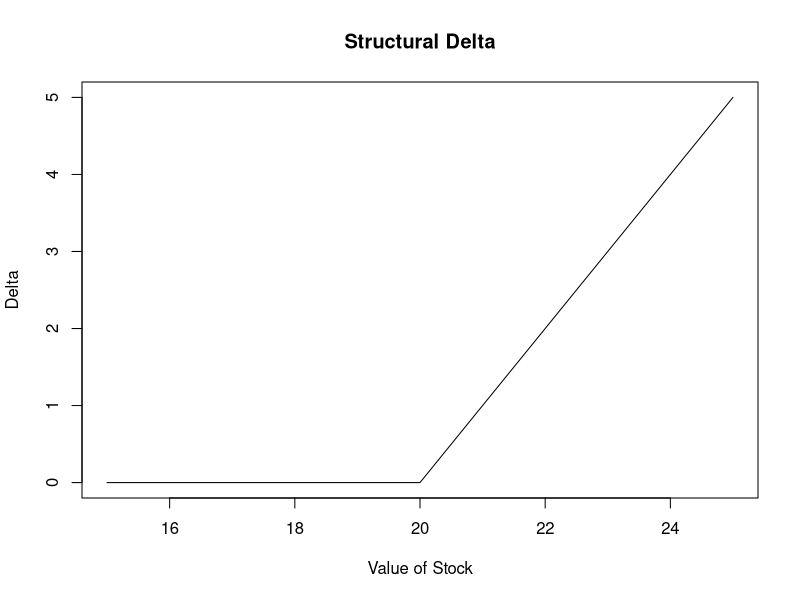
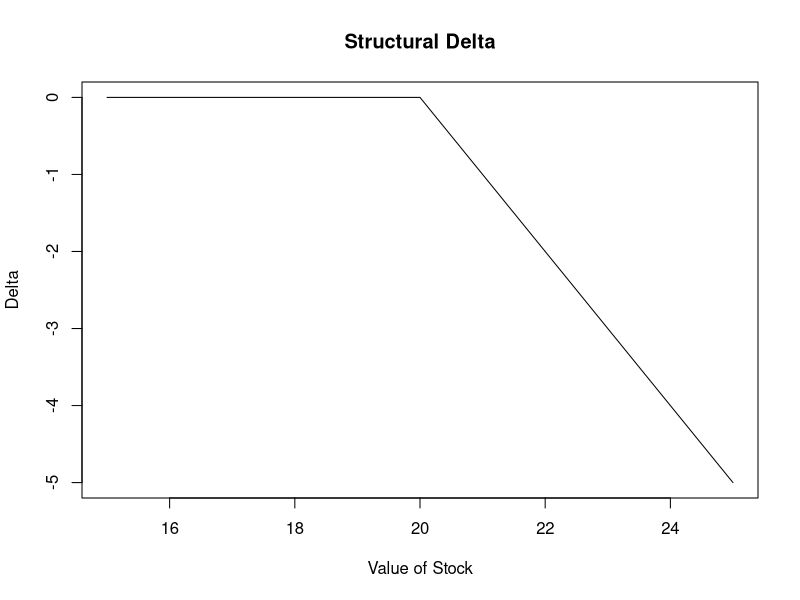
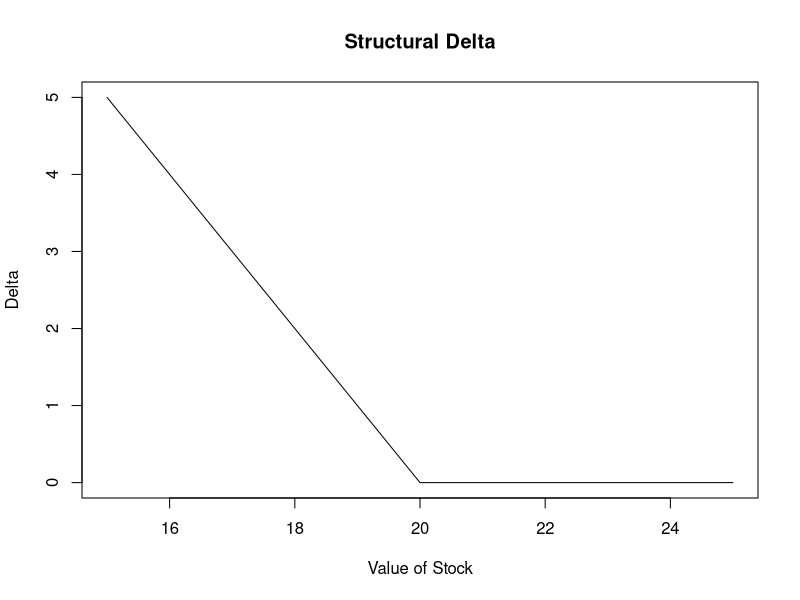
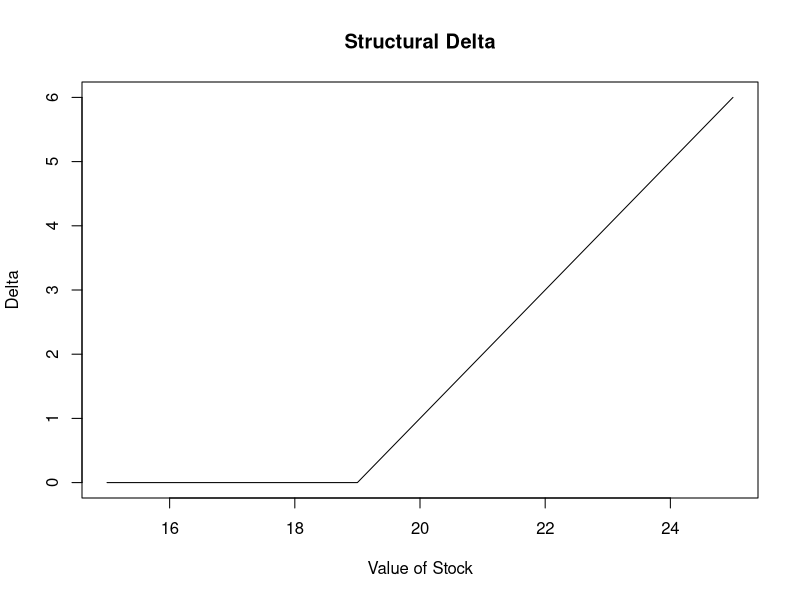
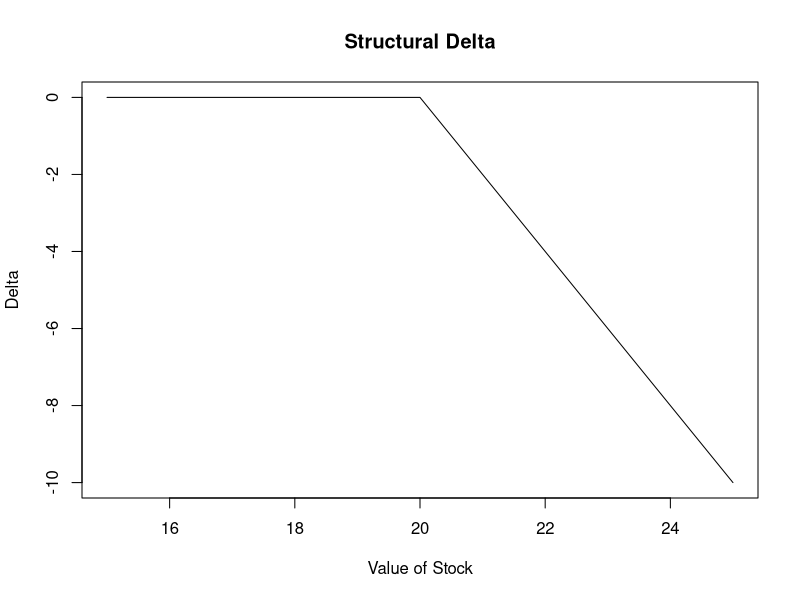
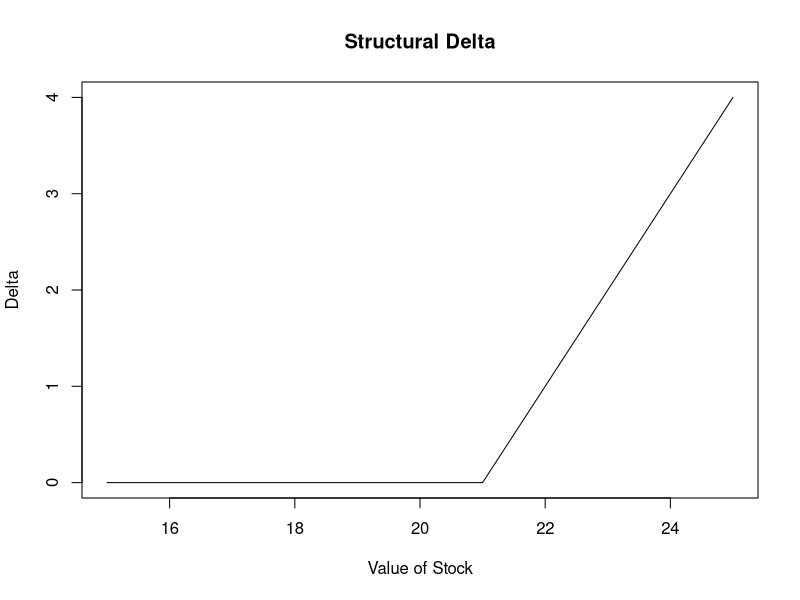
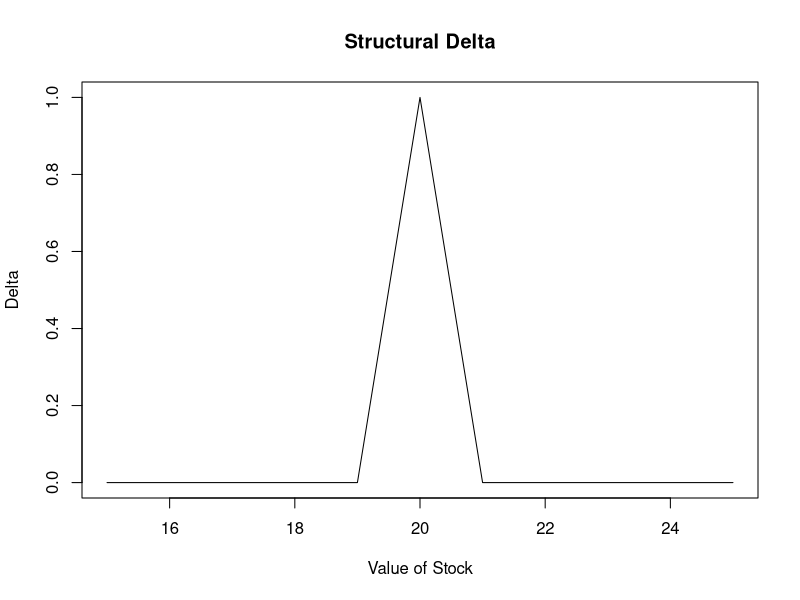
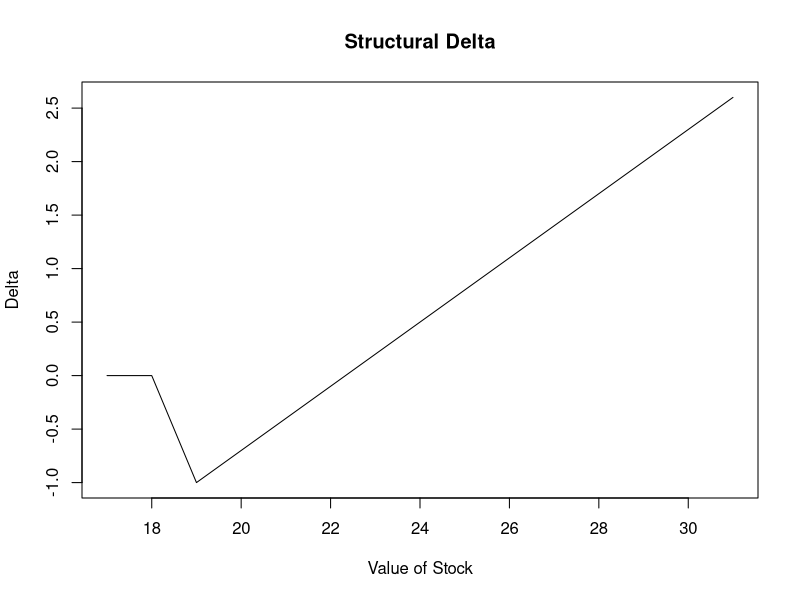

Write R code to recreate these figures, in order. (Note: this script raises an error after producing the figures.)
#
# Ensaio para curva de Delta Estrutural
#

#install.packages("ggplot2")
library(ggplot2)

callBuy <- function(nValStock, nValStrike) { 
  ifelse (nValStrike < nValStock, nValStock - nValStrike, 0)
}
callSell <- function(nValStock, nValStrike) { 
  (callBuy(nValStock, nValStrike) * -1)
} 
putBuy <- function(nValStock, nValStrike) { 
  ifelse (nValStrike > nValStock, nValStrike - nValStock, 0)
}
putSell <- function(nValStock, nValStrike) { 
  (putBuy(nValStock, nValStrike) * -1)
}

print(callBuy(20, 17))
print(callSell(20, 17))
print(callBuy(17, 20))
print(callSell(17, 20))
print(callBuy(20, 19.96))
print(callSell(20, 19.96))
print(callBuy(19.96, 20))
print(callSell(19.96, 20))

print(putBuy(20, 17))
print(putSell(20, 17))
print(putBuy(17, 20))
print(putSell(17, 20))
print(putBuy(20, 19.96))
print(putSell(20, 19.96))
print(putBuy(19.96, 20))
print(putSell(19.96, 20))

nStrike <- 20.0
lStock <- seq((nStrike-5), (nStrike+5), by=0.01)
lStock

lDelta <- callBuy(lStock, nStrike)
plot(x = lStock,
     y = lDelta, 
     type = 'l', 
     main = "Structural Delta",
     xlab = "Value of Stock",
     ylab = "Delta")
lDelta <- callSell(lStock, nStrike)
plot(lDelta~lStock,
     type = 'l', 
     main = "Structural Delta",
     xlab = "Value of Stock",
     ylab = "Delta")

lDelta <- putBuy(lStock, nStrike)
plot(x = lStock,
     y = lDelta, 
     type = 'l', 
     main = "Structural Delta",
     xlab = "Value of Stock",
     ylab = "Delta")

nAsa1 <- nStrike -1
nMiolo <- nStrike
nAsa2 <- nStrike +1

lAsa1 <- callBuy(lStock, nAsa1)
lMiolo <- callSell(lStock, nMiolo) * 2
lAsa2 <- callBuy(lStock, nAsa2)
lBb <- (lAsa1 + lMiolo + lAsa2)
plot(x = lStock,
     y = lAsa1, 
     type = 'l', 
     main = "Structural Delta",
     xlab = "Value of Stock",
     ylab = "Delta")
plot(x = lStock,
     y = lMiolo, 
     type = 'l', 
     main = "Structural Delta",
     xlab = "Value of Stock",
     ylab = "Delta")
plot(x = lStock,
     y = lAsa2, 
     type = 'l', 
     main = "Structural Delta",
     xlab = "Value of Stock",
     ylab = "Delta")

lBb <- (callBuy(lStock, nAsa1) + callSell(lStock, nMiolo) * 2 + callBuy(lStock, nAsa2))
plot(x = lStock,
     y = lBb, 
     type = 'l', 
     main = "Structural Delta",
     xlab = "Value of Stock",
     ylab = "Delta")

lStock <- seq(17, 31, by=0.01)
lHA <- (callSell(lStock, 18) + callBuy(lStock, 19) * 1.3)
plot(x = lStock,
     y = lHA, 
     type = 'l', 
     main = "Structural Delta",
     xlab = "Value of Stock",
     ylab = "Delta")
dfHA <- data.frame(Stock=lStock, Delta=lHA)
View(dfHA)
ggplot(dfHA, aes(Stock, Delta))+
  geom_line()

lStock <- seq(17, 21, by=0.01)
lTA <- (callBuy(lStock, 18) + callSell(lStock, 20))
plot(x = lStock,
     y = lTA, 
     type = 'l', 
     main = "Structural Delta of TA",
     xlab = "Value of Stock",
     ylab = "Delta")

dfTA <- data.frame(Stock=lStock, Delta=lTA)
ggplot(dfTA, aes(Stock, Delta))+
  geom_line()

lStock <- seq(15, 30, by=0.01)
lRatio <- (callBuy(lStock, 20) + callSell(lStock, 23) * 2 + callBuy(lStock, 24))
plot(x = lStock,
     y = lRatio, 
     type = 'l', 
     main = "Structural Delta of TA",
     xlab = "Value of Stock",
     ylab = "Delta")

dfRatio <- data.frame(Stock=lStock, Delta=lRatio)
ggplot(dfRatio, aes(Stock, Delta))+
  geom_line()

lStock <- seq(15, 30, by=0.01)
lRatio <- (callBuy(lStock, 20) + callSell(lStock, 23) * 2 + callBuy(lStock, 24) +
           callBuy(lStock, 21) + callSell(lStock, 22) * 2 + callBuy(lStock, 25) +
           callBuy(lStock, 22) + callSell(lStock, 25) * 2 + callBuy(lStock, 26))
plot(x = lStock,
     y = lRatio, 
     type = 'l', 
     main = "Structural Delta of TA",
     xlab = "Value of Stock",
     ylab = "Delta")

dfRatio <- data.frame(Stock=lStock, Delta=lRatio)
ggplot(dfRatio, aes(Stock, Delta))+
  geom_line()


#
# Iron Condor
#
lStock <- seq(12, 17, by=0.01)
lIronCondor <- (callBuy(lStock, 15) + callSell(lStock, 16) +
                  putBuy(lStock, 14)  + putSell(lStock, 13))
plot(x = lStock,
     y = lIronCondor, 
     type = 'l', 
     main = "Structural Delta of Iron Condor",
     xlab = "Value of Stock",
     ylab = "Delta")

dfIronCondor <- data.frame(Stock=lStock, Delta=lIronCondor)
ggplot(dfIronCondor, aes(Stock, Delta))+
  geom_line()

#
# Iron Butterfly
#
lStock <- seq(13, 17, by=0.01)
lIronBB <- (callBuy(lStock, 15) + callSell(lStock, 16) +
              putBuy(lStock, 15)  + putSell(lStock, 14))
plot(x = lStock,
     y = lIronBB, 
     type = 'l', 
     main = "Structural Delta of Iron Condor",
     xlab = "Value of Stock",
     ylab = "Delta")

dfIronBB <- data.frame(Stock=lStock, Delta=lIronBB)
ggplot(dfIronBB, aes(Stock, Delta))+
  geom_line()

#
# Box
#
lStock <- seq(14, 17, by=0.01)
lDelta <- (callBuy(lStock, 15) + callSell(lStock, 16) +
           putBuy(lStock, 16)  + putSell(lStock, 15))
plot(x = lStock,
     y = lDelta, 
     type = 'l', 
     main = "Structural Delta of Box",
     xlab = "Value of Stock",
     ylab = "Delta")

dfDelta <- data.frame(Stock=lStock, Delta=lDelta)
ggplot(dfDelta, aes(Stock, Delta))+
  geom_line()

#
# Malha de Ratio
#
dfDelta <- data.frame(Stock=seq(17, 25, by=0.01))
dfDelta <- data.frame(dfDelta, 
                      DeltaRT15m21=(callBuy (dfDelta$Stock, 18) + 
                                    callSell(dfDelta$Stock, 21) * 2 +
                                    callBuy (dfDelta$Stock, 22)), 
                      DeltaRT15m22=(callBuy (dfDelta$Stock, 19) + 
                                    callSell(dfDelta$Stock, 22) * 2 +
                                    callBuy (dfDelta$Stock, 23)), 
                      DeltaRT15m23=(callBuy (dfDelta$Stock, 20) + 
                                    callSell(dfDelta$Stock, 23) * 2 +
                                    callBuy (dfDelta$Stock, 24)))
dfDelta <- data.frame(dfDelta, 
                      DeltaMalhaRT212223=(dfDelta$DeltaRT15m21+
                                          dfDelta$DeltaRT15m22+
                                          dfDelta$DeltaRT15m23))
head(dfDelta)

ggplot(dfDelta, aes(x=Stock))+
  geom_line(aes(y=DeltaRT15m21,       colour='RT15 miolo 21')) +
  geom_line(aes(y=DeltaRT15m22,       colour='RT15 miolo 22')) +
  geom_line(aes(y=DeltaRT15m23,       colour='RT15 miolo 23')) + 
  geom_line(aes(y=DeltaMalhaRT212223, colour='Malha'), size = 2) +
  xlim(c(17, 25)) +
  ylim(c( 0,  7)) +
  labs(title="Malha de Ratio",
       subtitle="Miolos em 21, 22 e 23",
       x="Valor da Ação",
       y="Delta Estrutural",
       caption="Sala do Mestre dos Derivativos")+
  scale_color_discrete(name="Ratios")

plot(x = dfDelta$Stock,
     y = lDelta, 
     type = 'l', 
     main = "Structural Delta of Box",
     xlab = "Value of Stock",
     ylab = "Delta")
